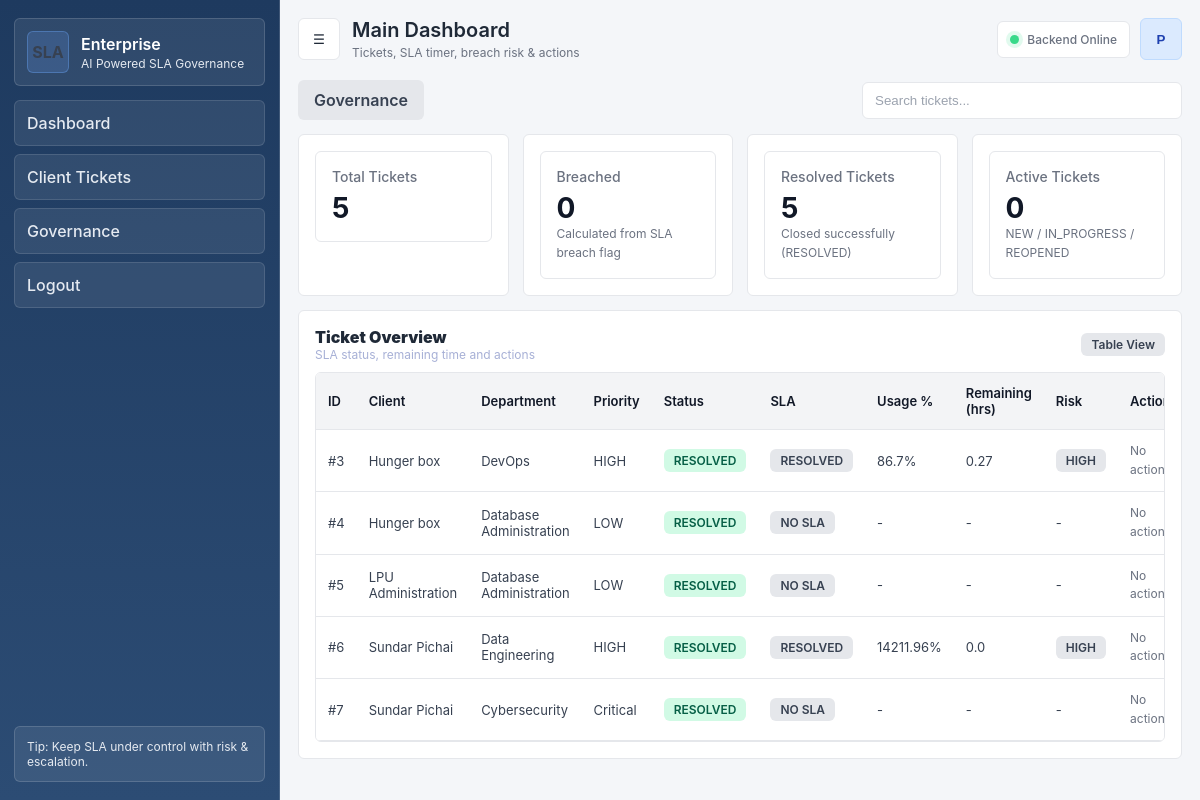
The app's page / (signed in), older data.
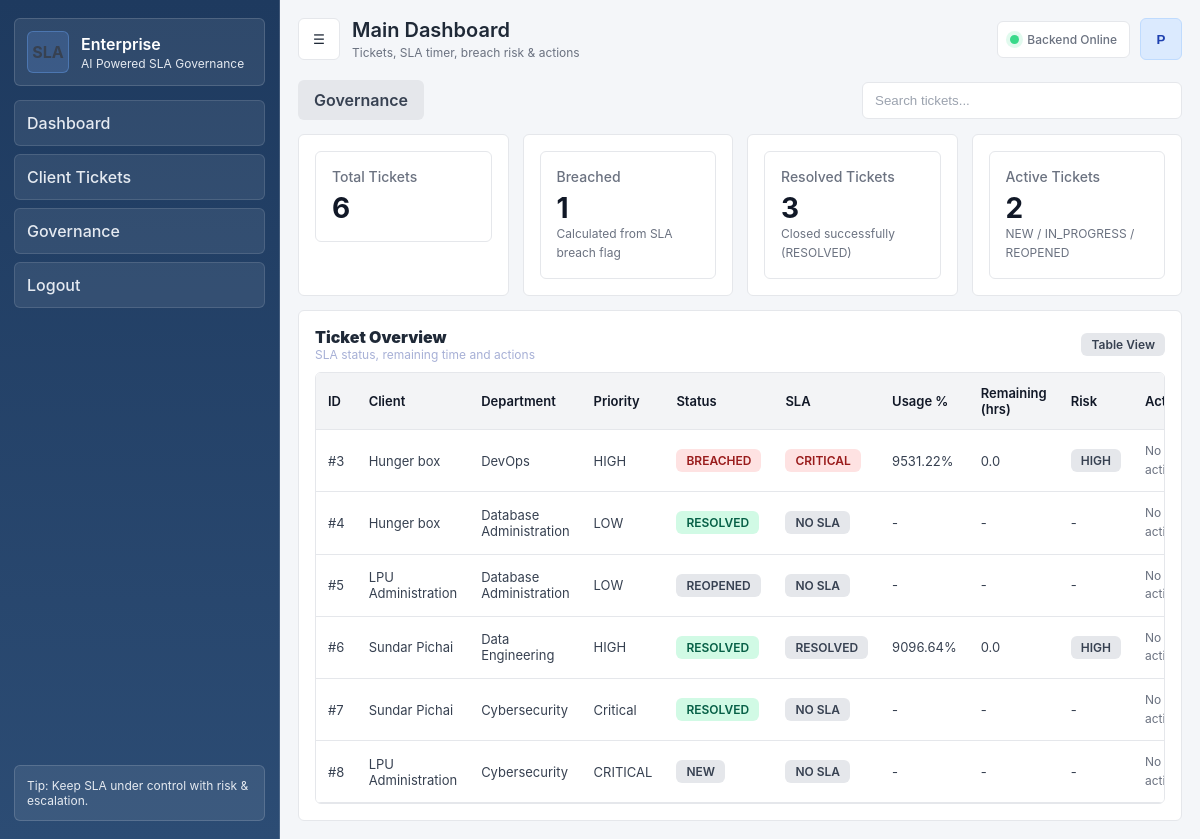
The same page, newer data.
### core/models.py (models this page shows, shortened)
class Ticket(models.Model):
    STATUS_CHOICES = [
        ('NEW', 'New'),
        ('IN_PROGRESS', 'In Progress'),
        ('RESOLVED', 'Resolved'),
        ('REOPENED', 'Reopened'),
        ('BREACHED', 'Breached'),
    ]
    PRIORITY_CHOICES = [
        ('CRITICAL', 'Critical'),
        ('HIGH', 'High'),
        ('MEDIUM', 'Medium'),
        ('LOW', 'Low'),
    ]
    CATEGORY_CHOICES = [
        ('NETWORK', 'Network Operations'),
        ('CLOUD', 'Cloud Infrastructure'),
        ('SERVER', 'Server Administration'),
        ('DATABASE', 'Database Administration'),
        ('DEVOPS', 'DevOps'),
        ('CYBER', 'Cybersecurity'),
        ('RISK', 'Risk & Compliance'),
        ('APP', 'Application Support'),
        ('AI', 'AI/ML Operations'),
        ('DATA', 'Data Engineering'),
        ('SRE', 'SRE'),
        ('INCIDENT', 'Incident Response'),
    ]
    is_deleted = models.BooleanField(default=False)
    deleted_at = models.DateTimeField(null=True, blank=True)
    client = models.ForeignKey(Client, on_delete=models.CASCADE)
    assigned_to = models.ForeignKey(User, on_delete=models.SET_NULL, null=True, blank=True)
    department = models.ForeignKey(Department, null=True, blank=True, on_delete=models.SET_NULL)
    priority = models.CharField(max_length=20, choices=PRIORITY_CHOICES)
    category = models.CharField(max_length=50, choices=CATEGORY_CHOICES)
    description = models.TextField()
    status = models.CharField(max_length=20, choices=STATUS_CHOICES, default='NEW')
    created_at = models.DateTimeField(auto_now_add=True)
    resolved_at = models.DateTimeField(null=True, blank=True)
    current_escalation_level = models.IntegerField(default=0)
    escalation_count = models.IntegerField(default=0)
    breached = models.BooleanField(default=False)
    breach_time = models.DateTimeField(null=True, blank=True)
    risk_score = models.FloatField(null=True, blank=True)
    risk_level = models.CharField(max_length=20, null=True, blank=True)
    sla_deadline = models.DateTimeField(null=True, blank=True)
    sla_paused = models.BooleanField(default=False)
    pause_started_at = models.DateTimeField(null=True, blank=True)
    total_pause_duration = models.FloatField(default=0)
    objects = ActiveTicketManager()
    all_objects = models.Manager()
    def save(self, *args, **kwargs):
        if not self.sla_deadline and self.created_at:
            try:
                sla = SLAContract.objects.get(
                    client=self.client,
                    priority=self.priority
                )
                self.sla_deadline = self.created_at + timezone.timedelta(
                    hours=sla.resolution_time_hours
                )
            except SLAContract.DoesNotExist:
                pass
        if self.status == "RESOLVED" and not self.resolved_at:
            self.resolved_at = timezone.now()
        super().save(*args, **kwargs)

class Client(models.Model):
    user = models.OneToOneField(User, on_delete=models.CASCADE, null=True, blank=True)
    name = models.CharField(max_length=100)
    email = models.EmailField(unique=True)

class Department(models.Model):
    name = models.CharField(max_length=100, unique=True)

### core/views.py (the view)
# urls.py: path('', dashboard, name='dashboard'),
@login_required
def dashboard(request):
    user = request.user
    if is_engineer(user):
        base_qs = Ticket.objects.filter(assigned_to=user)
    elif is_client(user):
        base_qs = Ticket.objects.filter(client=user.client)
    else:
        base_qs = Ticket.objects.all()
    total_tickets = base_qs.count()
    breached_count = base_qs.filter(breached=True).count()
    resolved_count = base_qs.filter(status="RESOLVED").count()
    active_count = base_qs.filter(status__in=["NEW", "IN_PROGRESS", "REOPENED"]).count()
    dashboard_data = []
    for ticket in base_qs:
        metrics = calculate_time_metrics(ticket)
        sla_status = calculate_sla_status(ticket)
        dashboard_data.append({
            "ticket": ticket,
            "sla_status": sla_status,
            "remaining_hours": metrics["remaining_hours"] if metrics else None,
            "usage_percent": metrics["usage_percent"] if metrics else None,
        })
    notifications = Notification.objects.filter(
        user=user,
        is_read=False
    ).order_by("-created_at")
    return render(request, "dashboard.html", {
        "tickets": dashboard_data,
        "notifications": notifications,
        "is_engineer": is_engineer(user),
        "is_client": is_client(user),
        "total_tickets": total_tickets,
        "breached_count": breached_count,
        "resolved_count": resolved_count,
        "active_count": active_count,
    })

### core/models.py (called while the page is built)
    def get_queryset(self):
        return super().get_queryset().filter(is_deleted=False)

### core/risk_engine.py (called while the page is built)
def calculate_risk(ticket, usage_percent):
    priority_weight = PRIORITY_WEIGHTS.get(ticket.priority, 1)
    risk_score = (
        (usage_percent * 0.6)
        + (priority_weight * 10)
        + (ticket.escalation_count * 5)
    )
    risk_score = min(risk_score, 100)
    if risk_score <= 40:
        risk_level = "LOW"
    elif risk_score <= 70:
        risk_level = "MEDIUM"
    else:
        risk_level = "HIGH"
    ticket.risk_score = round(risk_score, 2)
    ticket.risk_level = risk_level
    ticket.save()
    return risk_score, risk_level

### core/views.py (called while the page is built)
def is_engineer(user):
    return user.groups.filter(name='ENGINEERS').exists()

def is_client(user):
    return hasattr(user, 'client')

### core/templates/dashboard.html (shortened to what this page needs)
{% extends "base.html" %}
{% block page_title %}Main Dashboard{% endblock %}
{% block page_subtitle %}Tickets, SLA timer, breach risk & actions{% endblock %}
{% block content %}
<div class="home-page">
<div class="flex-between">
  <div class="flex">
    <a class="btn secondary" href="{% url 'governance_dashboard' %}"> Governance</a>
  </div>
  <input class="input" style="max-width:320px;" placeholder="Search tickets..." data-table-search="#dashTable">
</div>
<div style="height:14px;"></div>
<div class="grid">
  <div class="card col-3">
    <div class="kpi">
      <div class="label">Total Tickets</div>
      <div class="value">{{ total_tickets }}</div>
    </div>
  </div>
  <div class="card col-3">
    <div class="kpi">
      <div class="label">Breached</div>
      <div class="value">{{ breached_count }}</div>
      <div class="small">Calculated from SLA breach flag</div>
    </div>
  </div>
  <div class="card col-3">
    <div class="kpi">
      <div class="label">Resolved Tickets</div>
      <div class="value">{{ resolved_count }}</div>
      <div class="small">Closed successfully (RESOLVED)</div>
    </div>
  </div>
  <div class="card col-3">
    <div class="kpi">
      <div class="label">Active Tickets</div>
      <div class="value">{{ active_count }}</div>
      <div class="small">NEW / IN_PROGRESS / REOPENED</div>
    </div>
  </div>
</div>
<div style="height:14px;"></div>
<div class="card">
  <div class="flex-between">
    <div>
      <div style="font-weight:900;"> Ticket Overview</div>
      <div style="color:var(--muted); font-size:12px;">SLA status, remaining time and actions</div>
    </div>
    <span class="badge neutral">Table View</span>
  </div>
  <div style="height:10px;"></div>
  <div class="table-wrap">
    <table class="table" id="dashTable">
      <thead>
        <tr>
          <th>ID</th>
          <th>Client</th>
          <th>Department</th>
          <th>Priority</th>
          <th>Status</th>
          <th>SLA</th>
          <th>Usage %</th>
          <th>Remaining (hrs)</th>
          <th>Risk</th>
          <th>Actions</th>
        </tr>
      </thead>
      <tbody>
        {% for row in tickets %}
        <tr>
          <td>#{{ row.ticket.id }}</td>
          <td>{{ row.ticket.client.name }}</td>
          <td>{% if row.ticket.department %}{{ row.ticket.department.name }}{% else %}-{% endif %}</td>
          <td>{{ row.ticket.priority }}</td>
          <td>
            {% if row.ticket.status == "RESOLVED" %}
              <span class="badge ok">RESOLVED</span>
            {% elif row.ticket.status == "BREACHED" %}
              <span class="badge bad">BREACHED</span>
            {% elif row.ticket.status == "IN_PROGRESS" %}
              <span class="badge warn">IN_PROGRESS</span>
            {% else %}
              <span class="badge neutral">{{ row.ticket.status }}</span>
            {% endif %}
          </td>
          <td>
            {% if row.sla_status == "ON_TRACK" %}
              <span class="badge ok">ON_TRACK</span>
            {% elif row.sla_status == "WARNING" %}
              <span class="badge warn">WARNING</span>
            {% elif row.sla_status == "CRITICAL_RISK" %}
              <span class="badge bad">CRITICAL</span>
            {% elif row.sla_status == "NO_SLA_DEFINED" %}
              <span class="badge neutral">NO SLA</span>
            {% else %}
              <span class="badge neutral">{{ row.sla_status }}</span>
            {% endif %}
          </td>
          <td>{% if row.usage_percent != None %}{{ row.usage_percent }}%{% else %}-{% endif %}</td>
          <td>{% if row.remaining_hours != None %}{{ row.remaining_hours }}{% else %}-{% endif %}</td>
          <td>{% if row.ticket.risk_level %}<span class="badge neutral">{{ row.ticket.risk_level }}</span>{% else %}-{% endif %}</td>
          <td>
            {% if is_engineer %}
              <a class="btn secondary" href="{% url 'update_ticket_status' row.ticket.id %}">Update</a>
            {% else %}
              <span class="small">No actions</span>
            {% endif %}
          </td>
        </tr>
        {% empty %}
        <tr><td colspan="10" class="small">No tickets found.</td></tr>
        {% endfor %}
      </tbody>
    </table>
  </div>
</div>
{% endblock %}

### core/templates/base.html (shortened to what this page needs)
{% load static %}
<!DOCTYPE html>
<html lang="en">
<head>
  <link rel="stylesheet" href="{% static 'core/css/styles.css' %}">
</head>
<body class="app-theme-light">
  <div class="app">
    <aside class="sidebar" id="sidebar">
      <div class="brand">
        <div class="brand-logo">SLA</div>
        <div>
          <div class="brand-title">Enterprise</div>
          <div class="brand-sub">AI Powered SLA Governance</div>
        </div>
      </div>
      <nav class="nav">
        <a class="nav-item" href="{% url 'dashboard' %}">
           Dashboard
        </a>
        {% if is_client %}
          <a class="nav-item" href="{% url 'create_ticket' %}"> Create Ticket</a>
          <a class="nav-item" href="{% url 'client_dashboard' %}"> My Tickets</a>
        {% else %}
          <a class="nav-item" href="{% url 'client_dashboard' %}"> Client Tickets</a>
        {% endif %}
        {% if not is_client %}
          <a class="nav-item" href="{% url 'governance_dashboard' %}"> Governance</a>
        {% endif %}
        <a class="nav-item" href="{% url 'logout' %}"> Logout</a>
      </nav>
      <div class="sidebar-footer">
        <div class="hint">
          {% if is_client %}
            Tip: Create tickets with correct category for fastest resolution.
          {% elif is_engineer %}
            Tip: Update status on time to avoid SLA breach.
          {% else %}
            Tip: Keep SLA under control with risk & escalation.
          {% endif %}
        </div>
      </div>
    </aside>
    <main class="main">
      <header class="topbar">
        <div class="top-left">
          <button class="icon-btn" id="toggleSidebar" type="button" aria-label="Toggle sidebar">☰</button>
          <div class="page-title">
            {% block page_title %}Dashboard{% endblock %}
            <div class="page-subtitle">{% block page_subtitle %}Monitor tickets, SLA health, risk & breaches{% endblock %}</div>
          </div>
        </div>
        <div class="top-right">
          <div class="chip"><span class="dot"></span><span>Backend Online</span></div>
          <button class="avatar avatar-btn" id="profileBtn" type="button"
                  aria-haspopup="true" aria-expanded="false"
                  title="{{ request.user.username }}">
            {{ request.user.username|slice:":1"|upper }}
          </button>
        </div>
      </header>
      <section class="content">
        {% block content %}{% endblock %}
      </section>
    </main>
  </div>
</body>
</html>

Row changes from the older to the newer data that the page shows:
changed Ticket "DevOps": usage_percent "86.7" → "9531.22"; remaining_hours "0.27" → "0.0"; sla_status "RESOLVED" → (not shown); status "RESOLVED" → "BREACHED"; now shows "CRITICAL"
changed Ticket id 5: ticket.status (not shown) → "REOPENED"; no longer shows "RESOLVED"
changed Ticket "RESOLVED": usage_percent "14211.96" → "9096.64"
added Ticket: ticket.id "8", ticket.client.name "LPU Administration", ticket.department.name "Cybersecurity", ticket.priority "CRITICAL", ticket.status "NEW", shows "NO SLA"
Text that changed along with them:
{{ total_tickets }}: "5" → "6"
{{ breached_count }}: "0" → "1"
{{ resolved_count }}: "5" → "3"
{{ active_count }}: "0" → "2"
